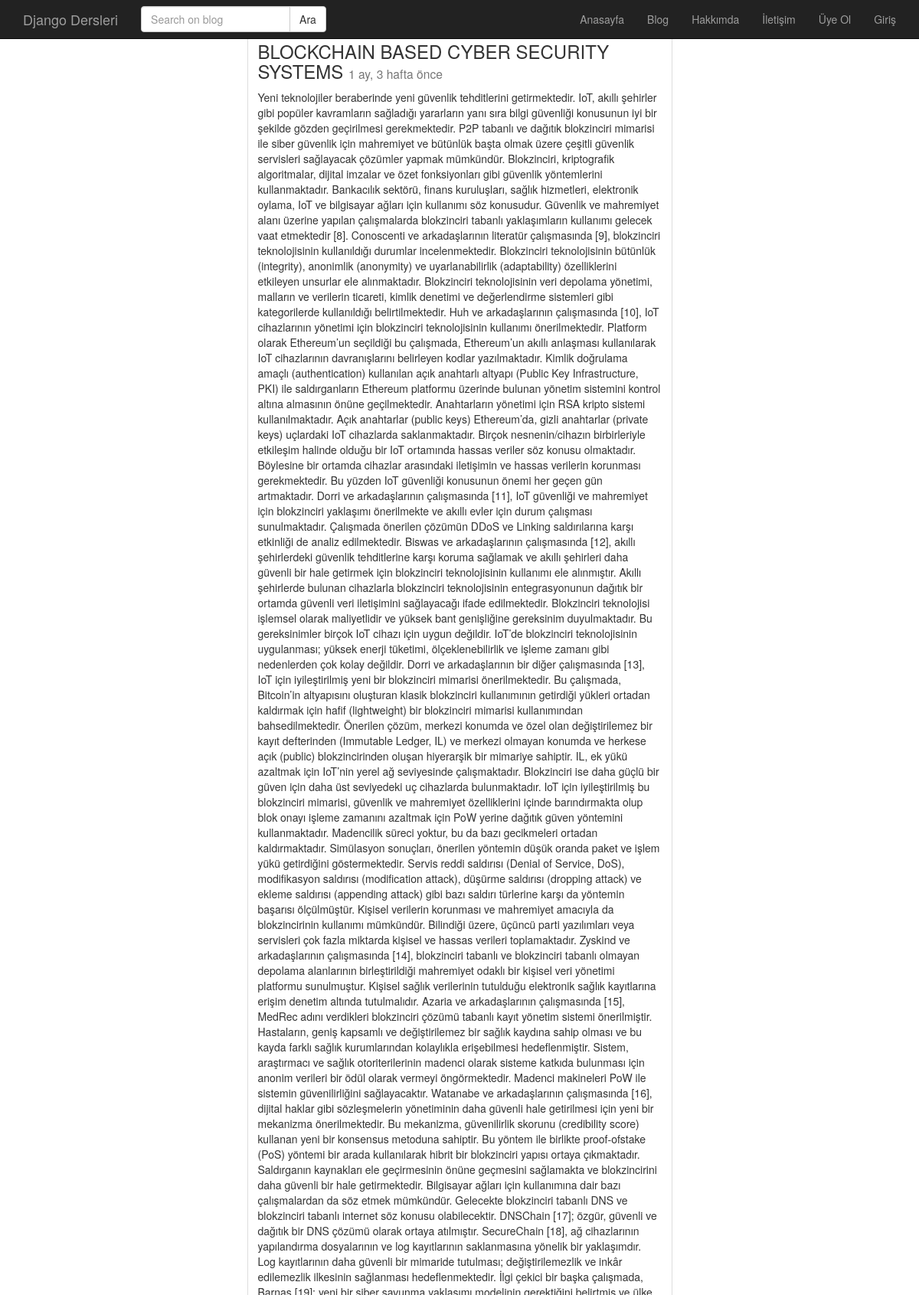
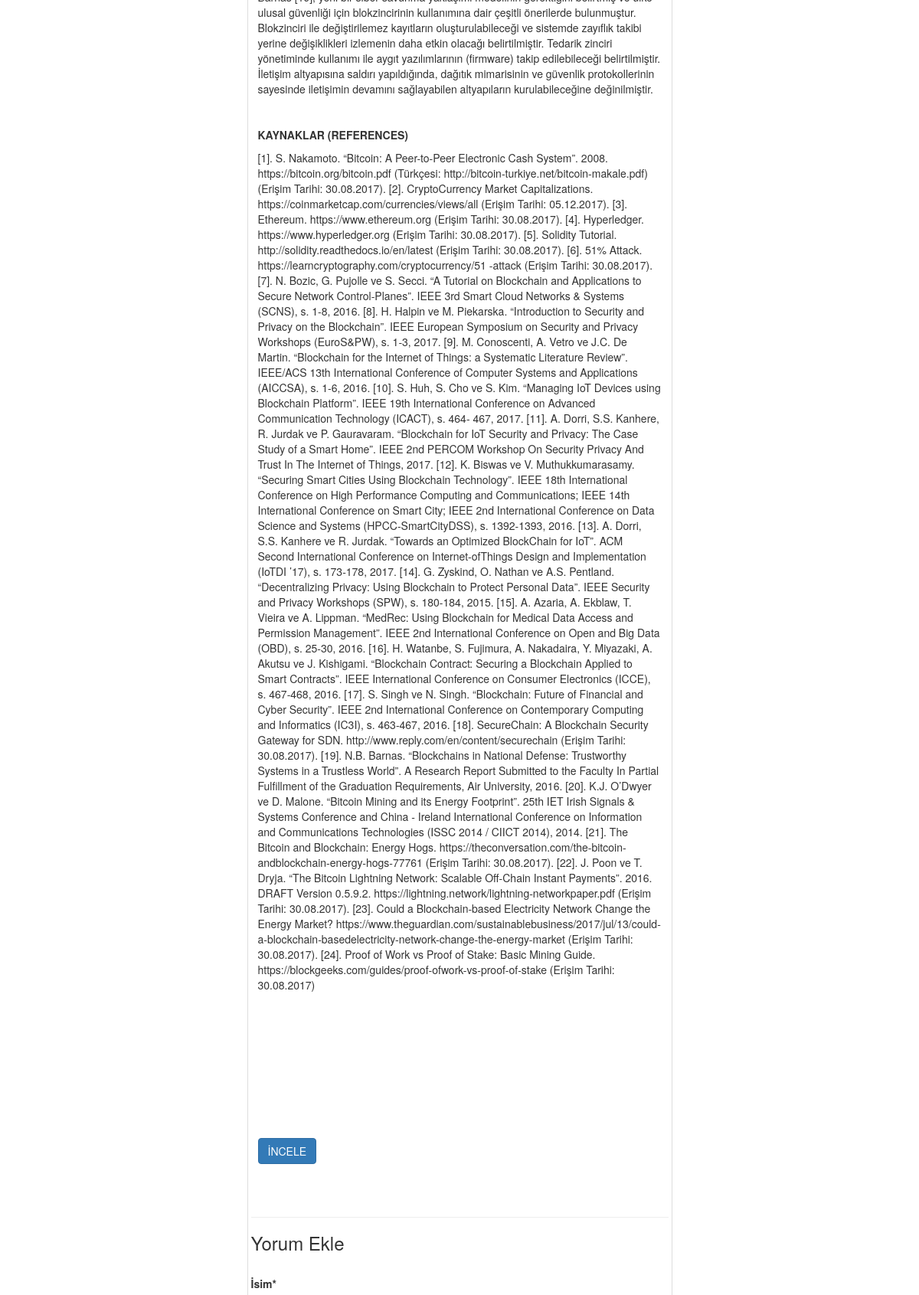
/post/blockchain-based-cyber-security-systems-1/ (upper part), run on the app's committed database (2 pictures, top to bottom).
### post/models.py (models this page shows, shortened)
class Post(models.Model):
    user=models.ForeignKey('auth.User',verbose_name='Yazar')#yazar post ilişkisi
    title=models.CharField(max_length=120, verbose_name='Başlık')
    content=RichTextField(verbose_name='İçerik')
    publishingDate=models.DateTimeField(verbose_name='Yayınlanma Tarihi',auto_now_add=True)
    image=models.ImageField(null=True, blank=True)
    slug=models.SlugField(unique=True, editable=False,max_length=130)#bu alana url kısmında rakam yerine başlık bilgisi gelecek ,editable=false demek o alanı gizle demek otomatik değer atanır
    from ckeditor.fields import RichTextField #ckeditor için
    def get_absolute_url(self):
        return reverse ('post:detail',kwargs={'slug':self.slug})
    class Meta:
        ordering=['-publishingDate','id']

### post/views.py (the view)
# urls.py: url(r'^(?P<slug>[\w-]+)/$',post_detail,name='detail'),
def post_detail(request,slug):
    post=get_object_or_404(Post,slug=slug)
    form=CommentForm(request.POST or None) #yorum için.Request.files yok çünkü yorumlarda dosya gönderilmez.
    if form.is_valid():
       comment= form.save(commit=False)#veritabanına kayıt eder
       comment.post=post#hangi posta yorum yazılacağı post nesnesi eşitlenerek belirtiliyor
       comment=form.save()
       return HttpResponseRedirect(post.get_absolute_url())#işlem bitince yönlendirmek isteiğimiz adres
    context={
        'post':post,
        'form':form,#yukarıdaki form nesnesi içerik olarak gönderiliyor
        }
    return render(request,'post/detail.html',context)

### post/forms.py
class CommentForm(forms.ModelForm):
    class Meta:
        model=Comment
        fields=[
            'name',
            'content',
            ]

### templates/post/detail.html (shortened to what this page needs)
﻿{%extends 'base.html'%}
{%block body%}
<div class="container">
<div class=" row" >
           <div class="col-md-6 col-md-offset-3">
                <div class="thumbnail">
                    <div class="caption">
                        <h3 class="card-title">{{post.title}} <small>{{post.publishingDate|timesince}} önce</small></h3>
                        <p class="card-text">{{post.content|safe|linebreaks}}</p>
                        <a href="{{post.get_absolute_url}}" class="btn btn-primary">İNCELE</a>
                    </div>
                    <br /><br /><hr />
                    <h3>Yorum Ekle</h3>
                    {%include 'post/comment.html'%}
                </div>
           </div>
       </div>
    </div>
{%endblock%}

### data on the page
Post: title "BLOCKCHAIN BASED CYBER SECURITY SYSTEMS", publishingDate "1 ay, 3 hafta", content "Yeni teknolojiler beraberinde yeni güvenlik tehditlerini getirmektedir. IoT, akıllı şehirler gibi popüler kavramların sağladığı yararların yanı sıra bilgi güvenliği konusunun iyi bir şekilde gözden geçirilmesi gerekmektedir. P2P tabanlı ve dağıtık blokzinciri mimarisi ile siber güvenlik için mahremiyet ve bütünlük başta olmak üzere çeşitli güvenlik servisleri sağlayacak çözümler yapmak mümkündür. Blokzinciri, kriptografik algoritmalar, dijital imzalar ve özet fonksiyonları gibi güvenlik yöntemlerini kullanmaktadır. Bankacılık sektörü, finans kuruluşları, sağlık hizmetleri, elektronik oylama, IoT ve bilgisayar ağları için kullanımı söz konusudur. Güvenlik ve mahremiyet alanı üzerine yapılan…"
